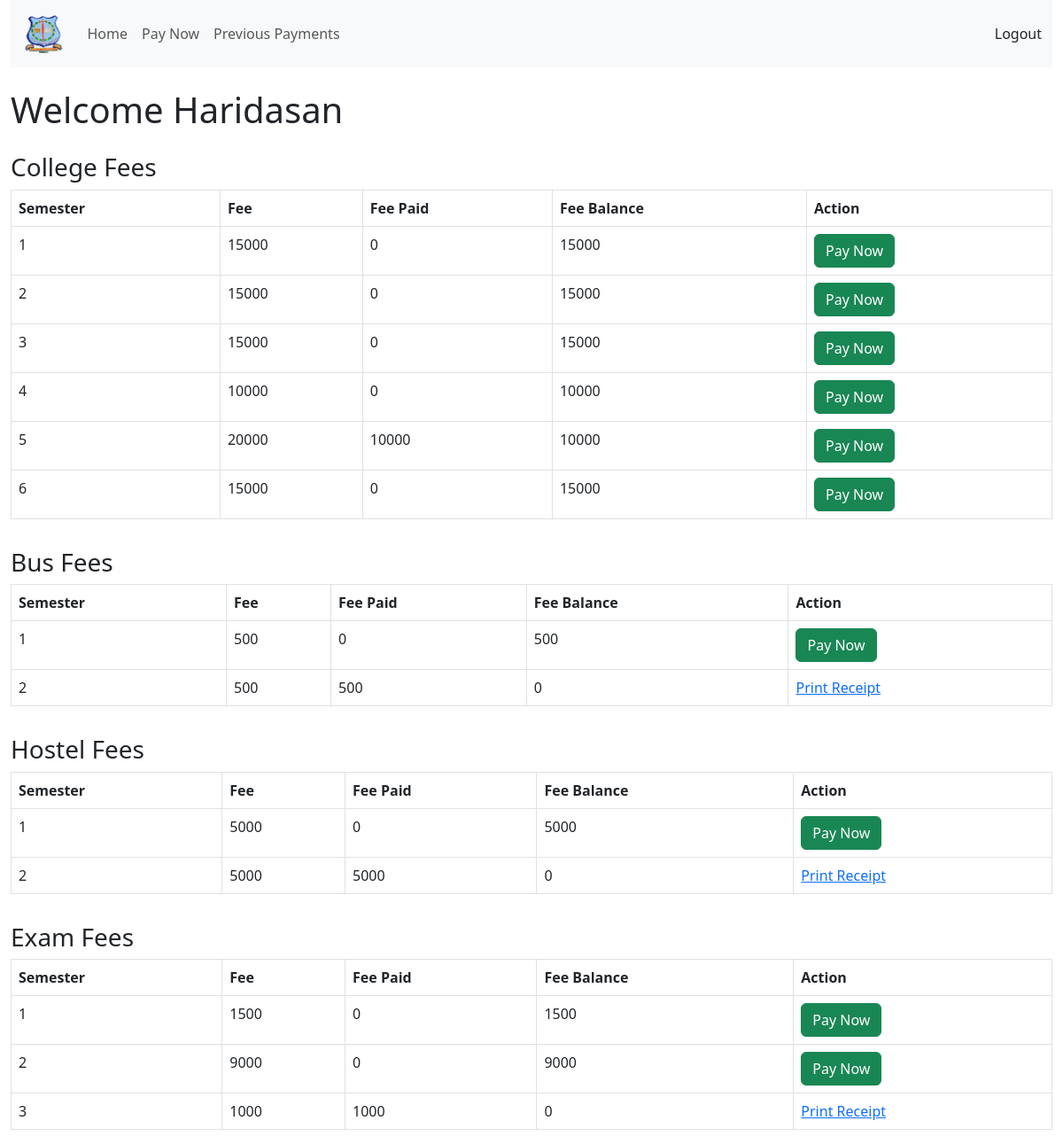
The app's page /dashboard.php (signed in) with its own data.
### tables this page shows
CREATE TABLE `student_details` (
  `regno` int(11) NOT NULL,
  `sname` varchar(35) NOT NULL,
  `gender` varchar(10) NOT NULL,
  `dob` date NOT NULL,
  `bcode` int(11) NOT NULL,
  `bname` varchar(30) NOT NULL,
  `address` text NOT NULL,
  `sphone_no` varchar(11) NOT NULL,
  `commty` varchar(15) NOT NULL,
  `join_aca_year` varchar(40) NOT NULL,
  `admi_type` varchar(20) NOT NULL,
  `mail_id` text NOT NULL,
  `days_scholar` varchar(20) NOT NULL,
  `hostel_scholar` varchar(20) NOT NULL,
  `bus_travel` varchar(20) NOT NULL
);

CREATE TABLE `college_fee` (
  `id` int(11) NOT NULL,
  `regno` int(11) NOT NULL,
  `sname` varchar(30) NOT NULL,
  `bcode` int(11) NOT NULL,
  `bname` varchar(35) NOT NULL,
  `sem` varchar(35) NOT NULL,
  `month` varchar(40) NOT NULL,
  `year` varchar(40) NOT NULL,
  `fee` int(11) NOT NULL,
  `fee_paid` int(11) NOT NULL,
  `transaction_id` text NOT NULL,
  `paid_date` int(11) NOT NULL,
  `fee_bal` int(11) NOT NULL,
  `scheme` varchar(30) NOT NULL,
  `gender` varchar(30) NOT NULL,
  `commty` varchar(30) NOT NULL
);

CREATE TABLE `bus_fee` (
  `id` int(11) NOT NULL,
  `regno` int(11) NOT NULL,
  `sname` varchar(35) NOT NULL,
  `gender` varchar(10) NOT NULL,
  `commty` varchar(40) NOT NULL,
  `bcode` int(11) NOT NULL,
  `bname` varchar(20) NOT NULL,
  `sem` int(11) NOT NULL,
  `month` varchar(40) NOT NULL,
  `year` varchar(40) NOT NULL,
  `bus_no` int(11) NOT NULL,
  `stop_place` varchar(30) NOT NULL,
  `fee` int(11) NOT NULL,
  `fee_bal` int(11) NOT NULL,
  `fee_paid` int(11) NOT NULL,
  `transaction_id` text NOT NULL,
  `paid_date` int(11) NOT NULL
);

CREATE TABLE `hostel_fee` (
  `id` int(11) NOT NULL,
  `regno` int(11) NOT NULL,
  `sname` varchar(30) NOT NULL,
  `gender` varchar(30) NOT NULL,
  `dob` date NOT NULL,
  `commty` varchar(20) NOT NULL,
  `bcode` int(11) NOT NULL,
  `bname` varchar(30) NOT NULL,
  `sem` int(11) NOT NULL,
  `month` varchar(40) NOT NULL,
  `year` varchar(4) NOT NULL,
  `room_no` int(11) NOT NULL,
  `staff_name` varchar(30) NOT NULL,
  `sphone_no` int(11) NOT NULL,
  `mail_id` varchar(30) NOT NULL,
  `adress` text NOT NULL,
  `fee` int(11) NOT NULL,
  `fee_bal` int(11) NOT NULL,
  `fee_paid` int(11) NOT NULL,
  `transaction_id` text NOT NULL,
  `paid_date` int(11) NOT NULL
);

CREATE TABLE `exam_fee` (
  `id` int(11) NOT NULL,
  `regno` int(11) NOT NULL,
  `sname` varchar(30) NOT NULL,
  `gender` varchar(30) NOT NULL,
  `commty` varchar(30) NOT NULL,
  `bcode` int(11) NOT NULL,
  `bname` varchar(30) NOT NULL,
  `sem` varchar(30) NOT NULL,
  `month` int(11) NOT NULL,
  `year` int(11) NOT NULL,
  `fee` int(11) NOT NULL,
  `fee_paid` int(11) NOT NULL,
  `fee_bal` int(11) NOT NULL,
  `transaction_id` text NOT NULL,
  `paid_date` int(11) NOT NULL,
  `scheme` varchar(30) NOT NULL
);

### dashboard.php (the view, shortened to what this page needs)
<?php
$con = mysqli_connect(DB_HOST, DB_USERNAME, DB_PASSWORD, DB_NAME);
$result = mysqli_query($con, "SELECT * FROM `student_details` WHERE `regno` = '" . $_SESSION["stu_user_name"] . "'");
?>
<!DOCTYPE html>
<html lang="en">
<head>
  <link href="https://cdn.jsdelivr.net/npm/bootstrap@5.3.0-alpha1/dist/css/bootstrap.min.css" rel="stylesheet">
</head>
<body>
  <div class="container-fluid">
    <div class="row">
      <div class="col-12">
        <?php include("header.php"); ?>
      </div>
      <?php while ($row = mysqli_fetch_array($result, MYSQLI_ASSOC)) { ?>
        <div class="col-12">
          <h1 class="mt-4 mb-2">Welcome <?php echo $row['sname'] ?></h1>
        </div>
        <div class="col-12">
          <?php
          $collegeFeeResult = mysqli_query($con, "SELECT * FROM `college_fee` WHERE `regno` = '" . $row["regno"] . "' ORDER BY `sem` ASC");
          $busFeeResult = mysqli_query($con, "SELECT * FROM `bus_fee` WHERE `regno` = '" . $row["regno"] . "' ORDER BY `sem` ASC");
          $hostelFeeResult = mysqli_query($con, "SELECT * FROM `hostel_fee` WHERE `regno` = '" . $row["regno"] . "' ORDER BY `sem` ASC");
          $examFeeResult = mysqli_query($con, "SELECT * FROM `exam_fee` WHERE `regno` = '" . $row["regno"] . "' ORDER BY `sem` ASC");
          ?>
          <div class="table-responsive mt-3">
            <h3>College Fees</h3>
            <table class="table table-bordered table-hover">
              <thead>
                <tr>
                  <th>
                    Semester
                  </th>
                  <th>
                    Fee
                  </th>
                  <th>
                    Fee Paid
                  </th>
                  <th>
                    Fee Balance
                  </th>
                  <th>
                    Action
                  </th>
                </tr>
              </thead>
              <tbody>
                <?php while ($feeRow = mysqli_fetch_array($collegeFeeResult, MYSQLI_ASSOC)) { ?>
                  <tr>
                    <td>
                      <?php echo $feeRow["sem"]; ?>
                    </td>
                    <td>
                      <?php echo $feeRow["fee"]; ?>
                    </td>
                    <td>
                      <?php echo $feeRow["fee_paid"]; ?>
                    </td>
                    <td>
                      <?php echo $feeRow["fee_bal"]; ?>
                    </td>
                    <td>
                      <?php if ($feeRow["fee_bal"] != 0) { ?>
                        <form action="payments.php" method="post">
                          <button type="submit" class="btn btn-success">Pay Now</button>
                        </form>
                      <?php } else { ?>
                        <a href="success.php?session_id=<?php echo $feeRow['transaction_id'] ?>">Print Receipt</a>
                      <?php } ?>
                    </td>
                  </tr>
                <?php } ?>
              </tbody>
            </table>
          </div>
          <div class="table-responsive mt-3">
            <h3>Bus Fees</h3>
            <table class="table table-bordered table-hover">
              <thead>
                <tr>
                  <th>
                    Semester
                  </th>
                  <th>
                    Fee
                  </th>
                  <th>
                    Fee Paid
                  </th>
                  <th>
                    Fee Balance
                  </th>
                  <th>
                    Action
                  </th>
                </tr>
              </thead>
              <tbody>
                <?php while ($feeRow = mysqli_fetch_array($busFeeResult, MYSQLI_ASSOC)) { ?>
                  <tr>
                    <td>
                      <?php echo $feeRow["sem"]; ?>
                    </td>
                    <td>
                      <?php echo $feeRow["fee"]; ?>
                    </td>
                    <td>
                      <?php echo $feeRow["fee_paid"]; ?>
                    </td>
                    <td>
                      <?php echo $feeRow["fee_bal"]; ?>
                    </td>
                    <td>
                      <?php if ($feeRow["fee_bal"] != 0) { ?>
                        <form action="payments.php" method="post">
                          <button type="submit" class="btn btn-success">Pay Now</button>
                        </form>
                      <?php } else { ?>
                        <a href="success.php?session_id=<?php echo $feeRow['transaction_id'] ?>">Print Receipt</a>
                      <?php } ?>
                    </td>
                  </tr>
                <?php } ?>
              </tbody>
            </table>
          </div>
          <div class="table-responsive mt-3">
            <h3>Hostel Fees</h3>
            <table class="table table-bordered table-hover">
              <thead>
                <tr>
                  <th>
                    Semester
                  </th>
                  <th>
                    Fee
                  </th>
                  <th>
                    Fee Paid
                  </th>
                  <th>
                    Fee Balance
                  </th>
                  <th>
                    Action
                  </th>
                </tr>
              </thead>
              <tbody>
                <?php while ($feeRow = mysqli_fetch_array($hostelFeeResult, MYSQLI_ASSOC)) { ?>
                  <tr>
                    <td>
                      <?php echo $feeRow["sem"]; ?>
                    </td>
                    <td>
                      <?php echo $feeRow["fee"]; ?>
                    </td>
                    <td>
                      <?php echo $feeRow["fee_paid"]; ?>
                    </td>
                    <td>
                      <?php echo $feeRow["fee_bal"]; ?>
                    </td>
                    <td>
                      <?php if ($feeRow["fee_bal"] != 0) { ?>
                        <form action="payments.php" method="post">
                          <button type="submit" class="btn btn-success">Pay Now</button>
                        </form>
                      <?php } else { ?>
                        <a href="success.php?session_id=<?php echo $feeRow['transaction_id'] ?>">Print Receipt</a>
                      <?php } ?>
                    </td>
                  </tr>
                <?php } ?>
              </tbody>
            </table>
          </div>
          <div class="table-responsive mt-3">
            <h3>Exam Fees</h3>
            <table class="table table-bordered table-hover">
              <thead>
                <tr>
                  <th>
                    Semester
                  </th>
                  <th>
                    Fee
                  </th>
                  <th>
                    Fee Paid
                  </th>
                  <th>
                    Fee Balance
                  </th>
                  <th>
                    Action
                  </th>
                </tr>
              </thead>
              <tbody>
                <?php while ($feeRow = mysqli_fetch_array($examFeeResult, MYSQLI_ASSOC)) { ?>
                  <tr>
                    <td>
                      <?php echo $feeRow["sem"]; ?>
                    </td>
                    <td>
                      <?php echo $feeRow["fee"]; ?>
                    </td>
                    <td>
                      <?php echo $feeRow["fee_paid"]; ?>
                    </td>
                    <td>
                      <?php echo $feeRow["fee_bal"]; ?>
                    </td>
                    <td>
                      <?php if ($feeRow["fee_bal"] != 0) { ?>
                        <form action="payments.php" method="post">
                          <button type="submit" class="btn btn-success">Pay Now</button>
                        </form>
                      <?php } else { ?>
                        <a href="success.php?session_id=<?php echo $feeRow['transaction_id'] ?>">Print Receipt</a>
                      <?php } ?>
                    </td>
                  </tr>
                <?php } ?>
              </tbody>
            </table>
          </div>
        </div>
      <?php } ?>
    </div>
  </div>
</body>
</html>

### header.php (shortened to what this page needs)
<nav class="navbar navbar-expand-lg bg-body-tertiary">
  <div class="container-fluid">
    <a class="navbar-brand" href="dashboard.php"><img src="./assets/logo_avptc_new.png" style="max-height:50px" alt="" class="img-fluid"></a>
    <div class="collapse navbar-collapse" id="navbarSupportedContent">
      <ul class="navbar-nav me-auto mb-2 mb-lg-0">
        <li class="nav-item">
          <a class="nav-link" href="dashboard.php">Home</a>
        </li>
        <li class="nav-item">
          <a class="nav-link" href="payments.php">Pay Now</a>
        </li>
        <li class="nav-item">
          <a class="nav-link" href="history.php">
            Previous Payments
          </a>
        </li>
      </ul>
      <div class="d-flex">
        <a class="nav-link" href="logout.php">
          Logout
        </a>
      </div>
    </div>
  </div>
</nav>

### dashboard.php (style rules this page uses)
html, body { margin: 0; padding: 0; height: 100%; }

### records on screen
student_details: sname "Haridasan"
college_fee: sem "1", fee "15000", fee_paid "0", fee_bal "15000"
college_fee: sem "2", fee "15000", fee_paid "0", fee_bal "15000"
college_fee: sem "3", fee "15000", fee_paid "0", fee_bal "15000"
college_fee: sem "4", fee "10000", fee_paid "0", fee_bal "10000"
college_fee: sem "5", fee "20000", fee_paid "10000", fee_bal "10000"
college_fee: sem "6", fee "15000", fee_paid "0", fee_bal "15000"
bus_fee: sem "1", fee "500", fee_paid "0", fee_bal "500"
bus_fee: sem "2", fee "500", fee_paid "500", fee_bal "0"
hostel_fee: sem "1", fee "5000", fee_paid "0", fee_bal "5000"
hostel_fee: sem "2", fee "5000", fee_paid "5000", fee_bal "0"
exam_fee: sem "1", fee "1500", fee_paid "0", fee_bal "1500"
exam_fee: sem "2", fee "9000", fee_paid "0", fee_bal "9000"
exam_fee: sem "3", fee "1000", fee_paid "1000", fee_bal "0"
